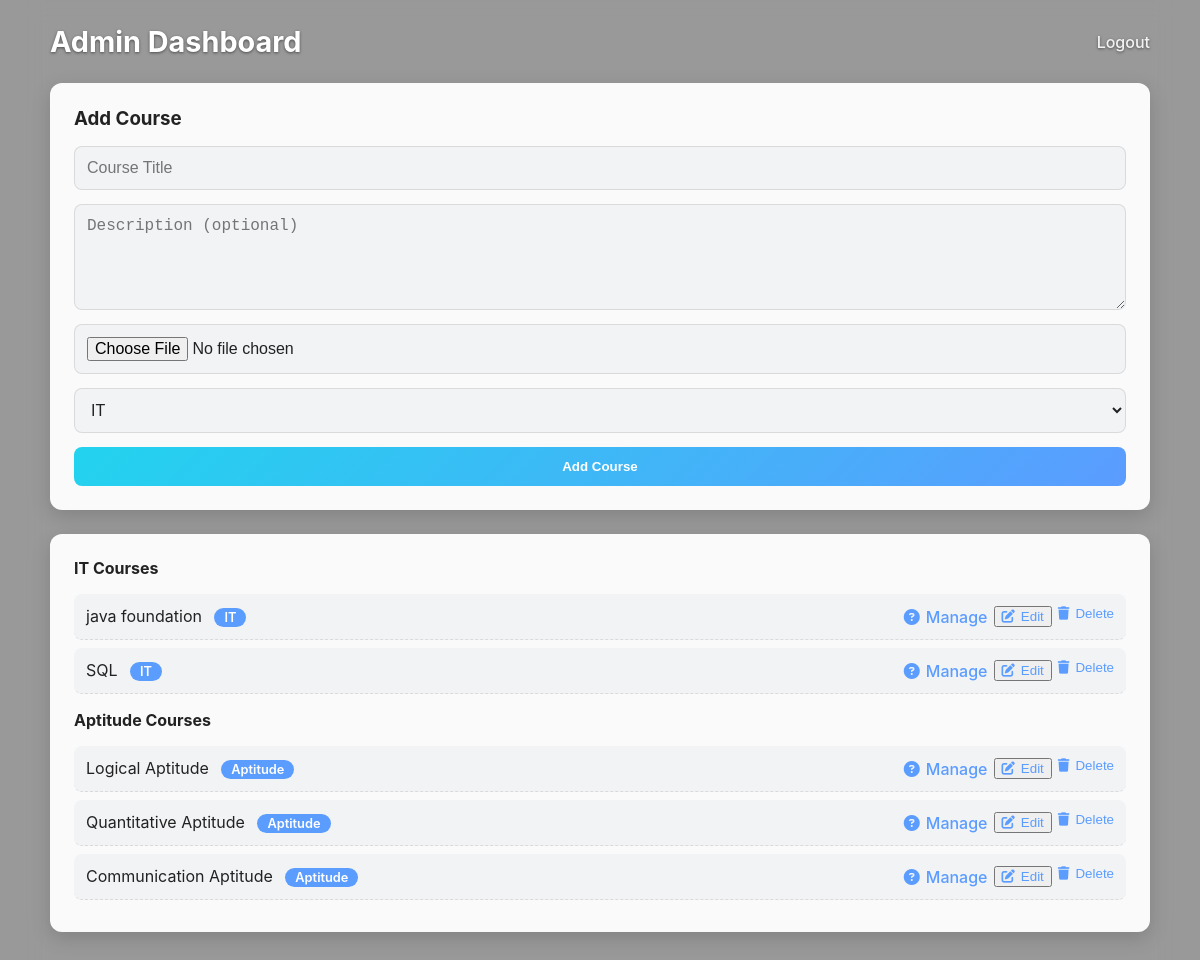
Page /admin (signed in) on the committed database.
### tables this page shows
CREATE TABLE courses(
        id integer primary key autoincrement,
        title text,
        description text,
        video_url text,
        category text,
        order_index integer default 0
    , pdf_file TEXT DEFAULT '');

### app.py (the view)
@app.route("/admin")
def admin_dashboard():
    if not session.get("admin"):
        return redirect(url_for("index"))
    conn = db()
    it = conn.execute("select * from courses where category='IT' order by order_index ASC").fetchall()
    apt = conn.execute("select * from courses where category='Aptitude' order by order_index ASC").fetchall()
    conn.close()
    return render_template("admin_dashboard.html", it_courses=it, apt_courses=apt)

### app.py (called while the page is built)
def db():
    conn = sqlite3.connect(DB_PATH)
    conn.row_factory = sqlite3.Row
    return conn

### templates/admin_dashboard.html (shortened to what this page needs)
<!doctype html>
<html lang="en">
<head>
<link href="https://cdnjs.cloudflare.com/ajax/libs/font-awesome/6.4.0/css/all.min.css" rel="stylesheet">
</head>
<body>
<div class="container">
  <div class="header">
    <div><strong>Admin Dashboard</strong></div>
    <div><a href="{{ url_for('admin_logout') }}">Logout</a></div>
  </div>
  <div class="card">
    <h3>Add Course</h3>
    <form method="post" action="{{ url_for('admin_add_course') }}" class="form-row" enctype="multipart/form-data">
      <input class="input" name="title" placeholder="Course Title" required>
      <textarea class="input" name="description" placeholder="Description (optional)"></textarea>
      <input class="input" type="file" name="pdf_file" accept="application/pdf" required>
      <select class="input" name="category">
        <option value="IT">IT</option>
      </select>
      <button class="btn btn-primary" type="submit">Add Course</button>
    </form>
  </div>
  <div class="card list">
    <h4>IT Courses</h4>
    <div id="it-courses" class="course-list">
      {% for c in it_courses %}
      <div class="item" draggable="true" data-id="{{ c.id }}">
        <div>{{ c.title }} <span class="badge">IT</span></div>
        <div style="display:flex; gap:6px;">
          <a class="icon-link" href="{{ url_for('admin_questions', course_id=c.id) }}"><i class="fas fa-question-circle"></i> Manage</a>
          <button class="icon-link edit-btn" data-id="{{ c.id }}" data-title="{{ c.title }}" data-description="{{ c.description }}" data-category="{{ c.category }}"><i class="fas fa-edit"></i> Edit</button>
          <form method="post" action="{{ url_for('admin_delete_course', course_id=c.id) }}" style="display:inline;" onsubmit="return confirm('Are you sure you want to delete this course?');">
            <button class="icon-link delete" type="submit" style="background:none;border:none;padding:0;"><i class="fas fa-trash"></i> Delete</button>
          </form>
        </div>
      </div>
      {% else %}
      <div style="padding:10px;color:var(--muted)">No IT courses</div>
      {% endfor %}
    </div>
    <h4 style="margin-top:16px">Aptitude Courses</h4>
    <div id="apt-courses" class="course-list">
      {% for c in apt_courses %}
      <div class="item" draggable="true" data-id="{{ c.id }}">
        <div>{{ c.title }} <span class="badge">Aptitude</span></div>
        <div style="display:flex; gap:6px;">
          <a class="icon-link" href="{{ url_for('admin_questions', course_id=c.id) }}"><i class="fas fa-question-circle"></i> Manage</a>
          <button class="icon-link edit-btn" data-id="{{ c.id }}" data-title="{{ c.title }}" data-description="{{ c.description }}" data-category="{{ c.category }}"><i class="fas fa-edit"></i> Edit</button>
          <form method="post" action="{{ url_for('admin_delete_course', course_id=c.id) }}" style="display:inline;" onsubmit="return confirm('Are you sure you want to delete this course?');">
            <button class="icon-link delete" type="submit" style="background:none;border:none;padding:0;"><i class="fas fa-trash"></i> Delete</button>
          </form>
        </div>
      </div>
      {% else %}
      <div style="padding:10px;color:var(--muted)">No Aptitude courses</div>
      {% endfor %}
    </div>
  </div>
</div>
</body>
</html>

### templates/admin_dashboard.html (style rules this page uses)
:root { --card-bg: rgba(255,255,255,0.95); --accent: #5b9cff; --text: #222; --muted: #6c757d; --input-bg: #f1f3f5; --shadow: rgba(0,0,0,0.15); }
body { margin: 0; font-family: 'Inter', system-ui; color: var(--text); background: linear-gradient(rgba(0,0,0,0.4), rgba(0,0,0,0.4)), url('/static/admin.jpg') no-repeat center center/cover; }
.container { max-width: 1100px; margin: 0 auto; padding: 24px; backdrop-filter: blur(8px); }
.header { display: flex; justify-content: space-between; align-items: center; margin-bottom: 24px; color: #fff; text-shadow: 0 1px 3px rgba(0,0,0,0.5); }
.header strong { font-size: 1.8rem; }
.header a { color: #f1f3f5; text-decoration: none; font-weight: 500; }
.card { background: var(--card-bg); padding: 24px; border-radius: 12px; box-shadow: 0 6px 20px var(--shadow); margin-bottom: 24px; }
.card h3, .card h4 { margin: 0 0 16px; }
.form-row { display: flex; flex-direction: column; gap: 14px; }
.input, textarea, select { padding: 12px; border-radius: 8px; border: 1px solid rgba(0,0,0,.1); background: var(--input-bg); color: var(--text); font-size: 1rem; transition: all 0.2s ease; }
textarea { resize: vertical; min-height: 80px; }
.btn { padding: 12px; border-radius: 8px; border: 0; cursor: pointer; font-weight: 700; transition: all 0.2s ease; }
.btn-primary { background: linear-gradient(135deg, #22d3ee, var(--accent)); color: #fff; }
.list .item { display: flex; justify-content: space-between; align-items: center; padding: 12px; border-bottom: 1px dashed rgba(0,0,0,0.1); border-radius: 8px; margin-bottom: 8px; background: #f1f3f5; cursor: grab; transition: all 0.2s ease; }
.badge { display: inline-block; padding: 2px 10px; border-radius: 12px; font-size: 0.8rem; font-weight: 600; background: var(--accent); color: #fff; margin-left: 8px; }
.icon-link { display: flex; align-items: center; gap: 6px; color: var(--accent); text-decoration: none; font-weight: 500; transition: all 0.2s ease; }

### rows in the picture
courses: title "java foundation"
courses: title "SQL"
courses: title "Logical Aptitude"
courses: title "Quantitative Aptitude"
courses: title "Communication Aptitude"
